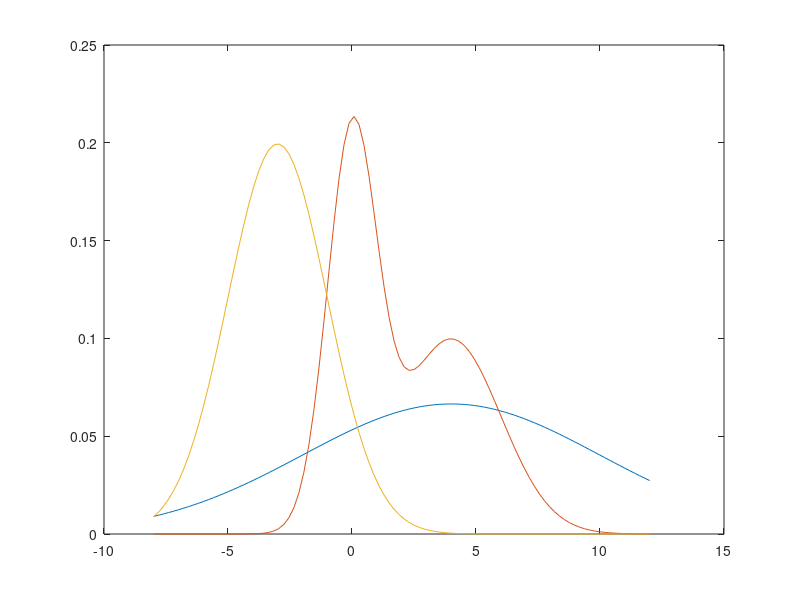

Reproduce this figure in MATLAB. (Note: this script raises an error after producing the figure.)
x=linspace(-8,12,100);
y1=normpdf(x,4,6);
y2=normpdf(x,0,1).*0.5+normpdf(x,4,2).*0.5;
y3=normpdf(x,-3,2);

nSet={'flat','flat_dark','camouflage','chalk','copper','dust','earth','fresh',...
    'grape','grass','greyscale','light','lilac','pale','sea','sky','solarized'};
for i=1:length(nSet)
    figure(i)
    plot(x,y1);
    hold on
    plot(x,y2);
    plot(x,y3);
    ax=gca;
    ax.XLim=[-8,12];
    legend('density1','density2','density3')
    ggThemeDensity(gca,nSet{i})
    exportgraphics(gca,[nSet{i},'.png'])
end
close all
